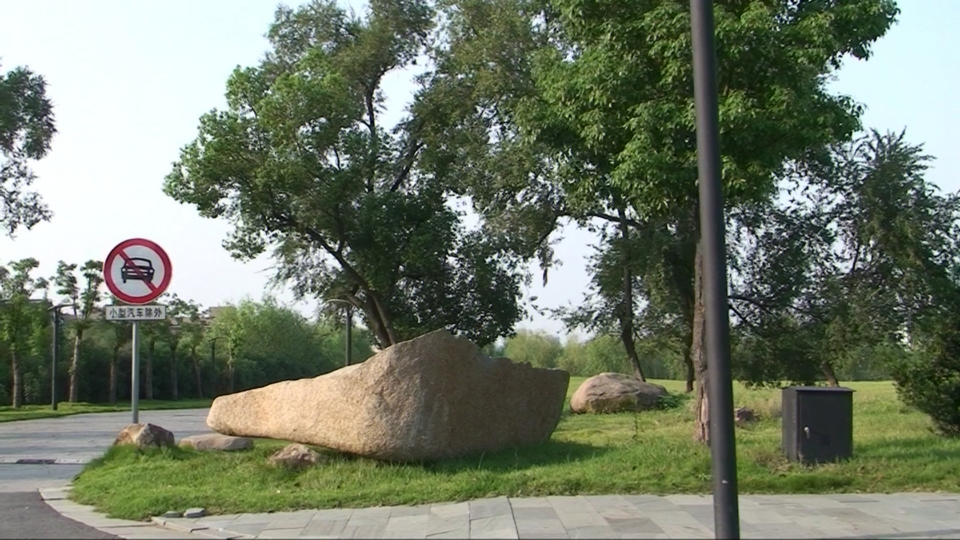
#> input picture coursework_assignments/EE5731_CA2_A0247125J/New folder/test00.jpg, 960 x 540 px
$ jupyter execute --allow-errors part_3_pygco.ipynb
#> lines starting #> are read from the running program, lines starting #| are printed output that depends on the picture; after the words box and inside, x2 and y2 are one past the last pixel; in counts of white or black regions, pixels touching at a corner belong together
# Depth From Stereo

In the following depth from stereo has been implemented using the images provided in the the question. Since the 2 images are initially unrectified, their calibration is carried out using the calibrations camera matrices provided in 'camera.txt'. Once the pair of images have been rectified, the depth map is then computed using the defined disparity range and the edge weights which are in turned used for calculating data term and prior term. The weighting factor lambda of the prior term is calculated using edge weights. The data term, prior term and weighting factor in terms of the horizontal and vertical costs are then used for graphcut based segmentation using PyGCO package.

Importing the necessary libraries:

[cell 1]
#from pygco import cut_simple
import numpy as np
import cv2
import matplotlib.pyplot as plt
import gco
import os
#> (the rest of this cell did not finish here and is left out)

[cell 2]
img1 = plt.imread("test00.jpg")
#> img1 is the input picture: shape (540, 960, 3); mean R, G, B 115, 123.6, 105.6
img1=cv2.resize(img1,(480,270))
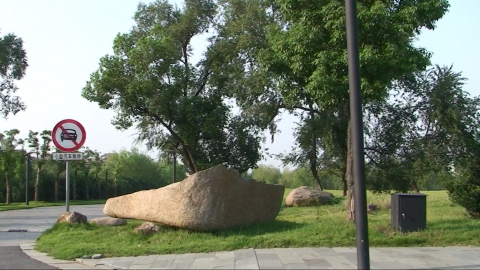
#> img1: shape (270, 480, 3); mean R, G, B 115.1, 123.7, 105.7
img2 = plt.imread("test09.jpg")
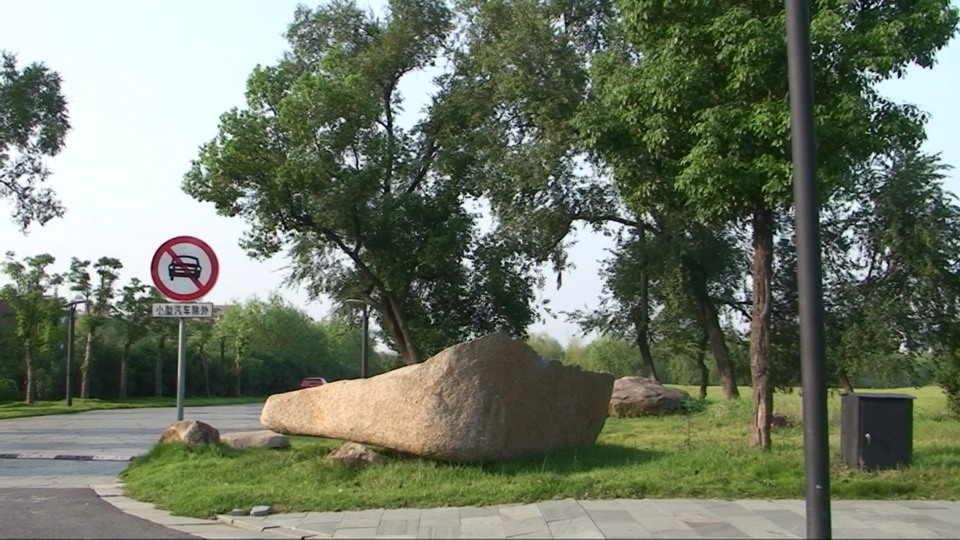
#> input picture coursework_assignments/EE5731_CA2_A0247125J/New folder/test09.jpg, 960 x 540 px
#> img2 is the input picture: shape (540, 960, 3); mean R, G, B 110.7, 119.1, 101.4
img2=cv2.resize(img2,(480,270))
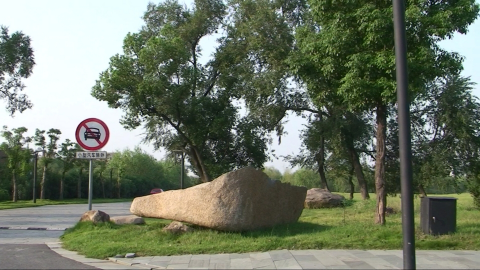
#> img2: shape (270, 480, 3); mean R, G, B 110.8, 119.2, 101.5
(H,W)=img1.shape[0:2]
#> H = 270; W = 480
img2.shape
#> Out = (270, 480, 3)

[cell 3]
dmin=0
dmax=0.01
interval=dmax/100
epsilon = 50
disparity=np.arange(0,dmax+interval,interval)

#> (a cell that did not finish here is left out)

[cell 5]
nx=4*np.ones([H,W])
#nx1=nx.copy()
nx[[0,-1], :] = nx[[0,-1], :] - 1
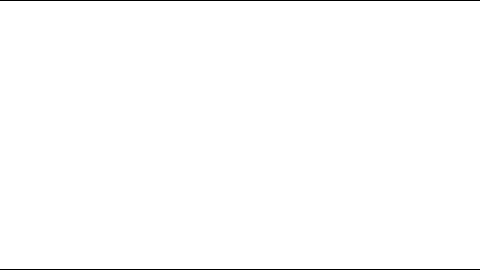
#> nx: shape (270, 480) float64; values 3 (black) and 4 (white), 99.3% white; black in thin lines or dots
nx[:,[0,-1]] = nx[:,[0,-1]] - 1
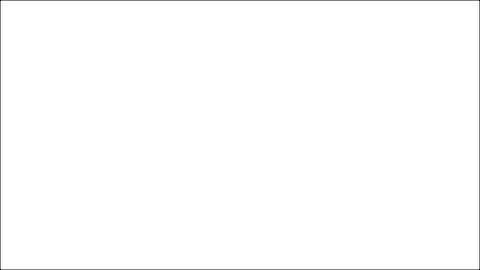
#> nx: shape (270, 480) float64; 0.42% of pixels changed, all inside (x1, y1, x2, y2) = (0, 0, 480, 270); drawn with min black and max white
#nx[:, 0:1] = nx[:,0:1] - 1
#nx_t=nx.T
nx_t1=nx.flatten()

[cell 6]
eta = 0.05 * (max(disparity) - min(disparity));

[a, b] = np.meshgrid(disparity,disparity);
rho = np.minimum(abs(a - b), eta);


labelcost = rho;

[cell 7]
import numpy.matlib
sigma_c = 10
row = np.matlib.repmat(np.arange(0,H), W, 1).T
row_flat=row.flatten().T
col = np.matlib.repmat(np.arange(0,W).T, 1, H)
col_flat=col.flatten().T

img1_coord_homo=np.vstack([col_flat,row_flat,np.ones(H*W)]).astype(np.int32)

[cell 8]
differences=np.zeros((H,W,len(disparity)))

#construct graph for weights
index_arr=np.arange(0,H*W)
index_arr1=index_arr.reshape(H,W)
up= index_arr1[0:-1, :].astype(np.int32)
down=index_arr1[1:,:].astype(np.int32)
left= index_arr1[:,0:-1].astype(np.int32)
right=index_arr1[:,1:].astype(np.int32)
source=np.concatenate((up.flatten(), down.flatten(), left.flatten(), right.flatten()),axis=0)
target=np.concatenate((down.flatten(), up.flatten(), right.flatten(), left.flatten()),axis=0)
r = img1[:, :, 0]
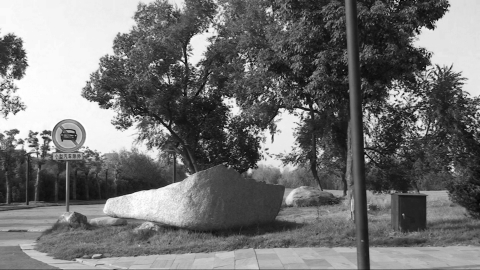
#> r: shape (270, 480); min 3, max 255, mean 115.1
r = r.flatten()
g = img1[:, :, 1]
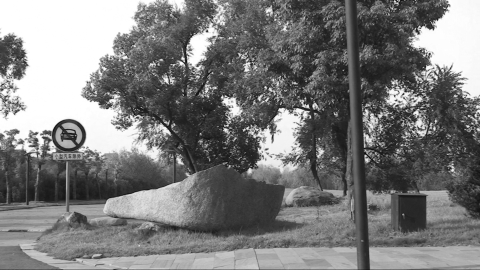
#> g: shape (270, 480); min 6, max 255, mean 123.7
g = g.flatten()
b = img1[:, :, 2]
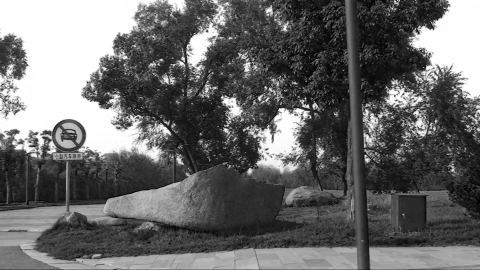
#> b: shape (270, 480); min 0, max 255, mean 105.7
b = b.flatten()
weights = np.square(r[source].astype(np.int32) - r[target].astype(np.int32)) +  np.square(g[source].astype(np.int32) - g[target].astype(np.int32)) + np.square(b[source].astype(np.int32) - b[target].astype(np.int32))
weights1 = np.divide(1 , (np.sqrt((weights.astype(np.int32))) + epsilon))
#> (the rest of this cell did not finish here and is left out)
